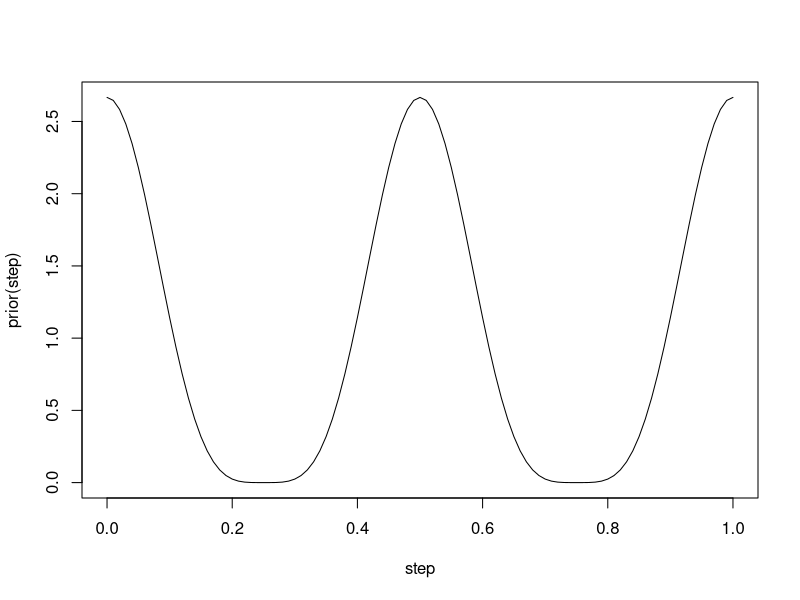
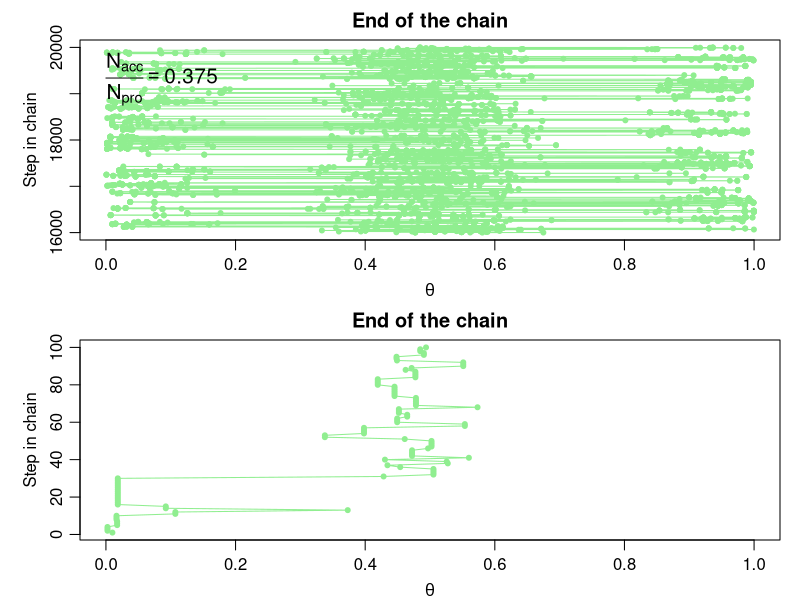
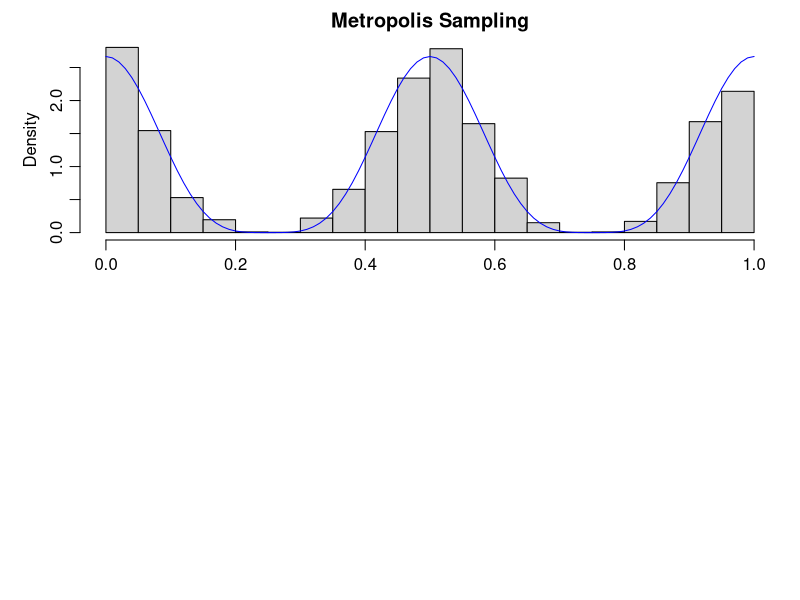
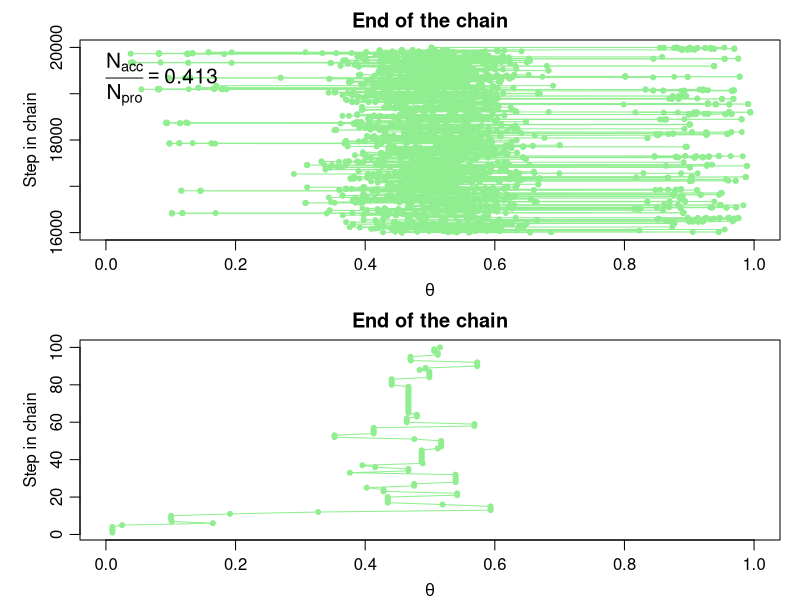
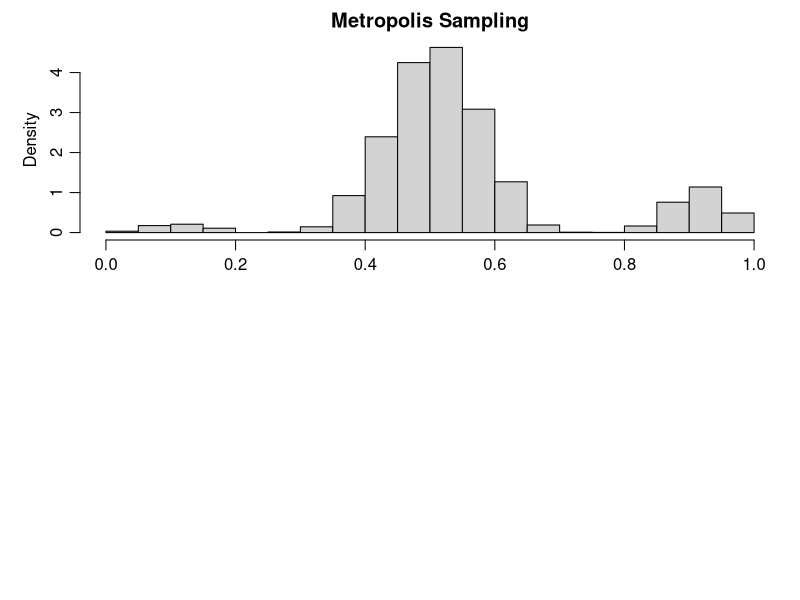
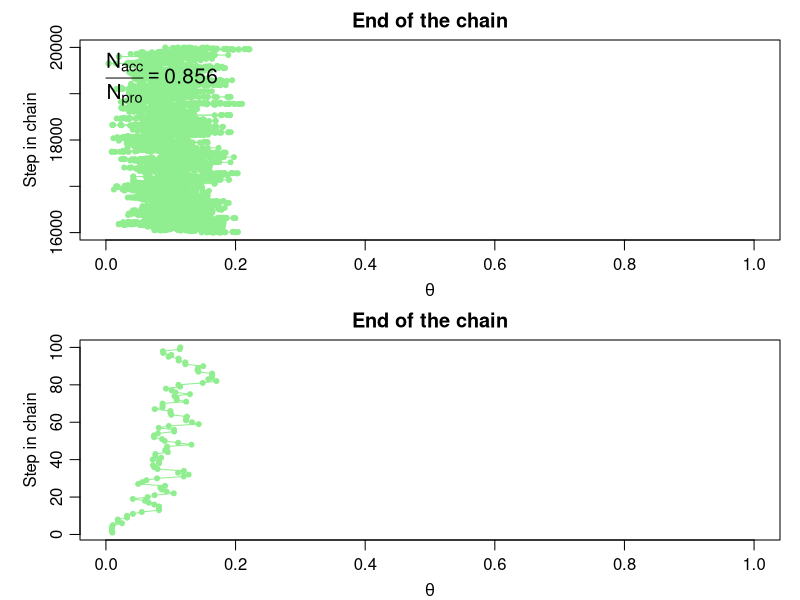
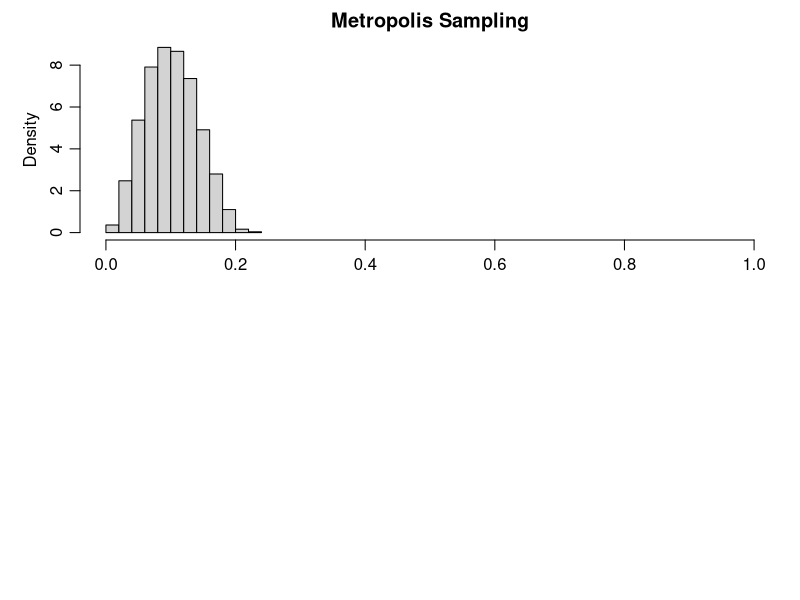
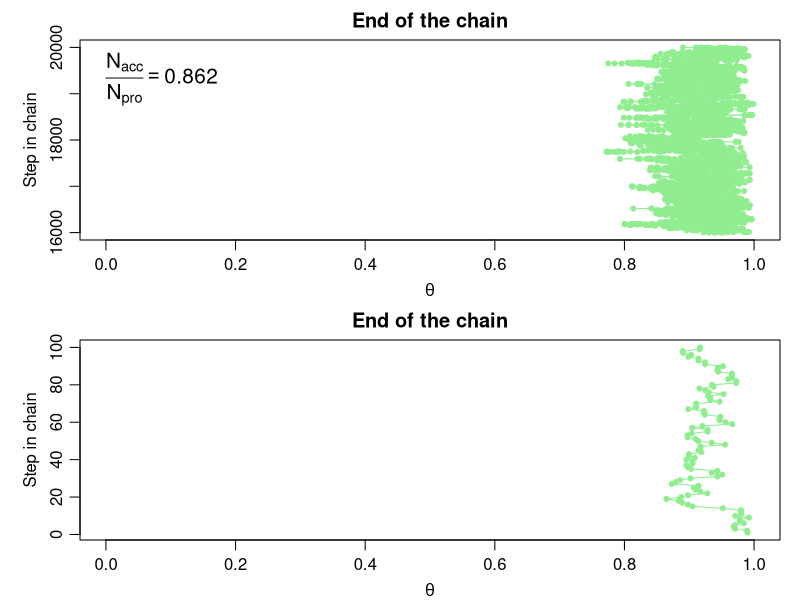

These charts were generated, in order, by the following R code:
## ---- chunk 1
knitr::opts_chunk$set(echo = TRUE)
## ---- chunk 2
prior <- function(x) {
  return (((cos(4*pi*x)+1)^2)/1.5)
}

step <- seq(0,1, by = 0.01)


plot(step, prior(step),
     type = "l")
## ---- chunk 3
my_data = c()

# Define the likelihood function
likelihood <- function(theta, data) {
  z = sum(data)
  N = length(data)
  p_data_given_theta = theta^z * (1-theta)^(N-z)
  p_data_given_theta[ theta > 1 | theta < 0 ] = 0
  return (p_data_given_theta)
}

# Prior is defined in Problem 1

# Define the relative probability of the target distribution,  
# as a function of vector theta. For our application, this 
# target distribution is the unnormalized posterior distribution.
target_rel_prob <- function(theta, data){
  rel_posterior <- likelihood(theta, data) * prior(theta)
  return (rel_posterior)
}

# Number of iterations
traj_length <- 20000
# Create trajectory vector
trajectory <- rep(0, traj_length)



# Initializaiton
trajectory[1] <- 0.01

#Burn-in index
burn_in = ceiling( 0.2 * traj_length)



n_accepted <- 0
n_rejected <- 0

#Genertate random walks
set.seed(47405)
proposal_sd <- 0.2 #standard deviation of random walks

#For the for loop, input the target density function and iteration times
#and output the trajectory
for (t in 1:(traj_length -1)){
  current_position <- trajectory[t]
  proposed_jump <- rnorm(1, mean = 0, sd = proposal_sd)
  #Compute the acceptance probability
  prob_accept <- min(1,
                     target_rel_prob(current_position + proposed_jump, my_data)/target_rel_prob(current_position, my_data))
  # Generate a random uniform value from the interval [0,1] to 
  # decide whether or not to accept the proposed jump.
  if (runif(1) < prob_accept){
    #accept the proposed jump
    trajectory[t+1] <- current_position + proposed_jump
    if (t > burn_in){n_accepted = n_accepted + 1}
  } else {
    #reject the proposed jump and stay at the same point
    trajectory[t+1] <- current_position
    if (t > burn_in) {n_rejected = n_rejected + 1  }
  }
}

#Extract the post-burn-in portion of the trajectory
accepted_traj = trajectory[ (burn_in+1) : length(trajectory) ]


## ---- chunk 4
# Visualization

# Display the chain
layout( matrix(1:2,nrow=2) ) 
par(mar=c(3,4,2,1),mgp=c(2,0.7,0))

#Trace plot, end of the trajectory
idx_to_plot <- (traj_length - burn_in):traj_length

plot(trajectory[idx_to_plot], idx_to_plot, 
     main = "End of the chain",
     xlab = bquote(theta), xlim = c(0,1), 
     ylab = "Step in chain",
     type = "o", pch = 20, col = "lightgreen", cex.lab = 1)

# Display proposal SD and acceptance ratio
text( 0.0 , traj_length , adj=c(0.0,1.1) , cex=1.25 , 
      labels = bquote( frac(N[acc],N[pro]) ==  
                         .(signif( n_accepted/(n_accepted+n_rejected) , 3 ))))

#Trace plot, start of the trajectory
idx_to_plot <- 1:100
plot(trajectory[idx_to_plot], idx_to_plot, 
     main = "End of the chain",
     xlab = bquote(theta), xlim = c(0,1), 
     ylab = "Step in chain",
     type = "o", pch = 20, col = "lightgreen", cex.lab = 1)

# Indicate burn in limit: 
if ( burn_in > 0 )  {
  abline(h=burn_in,lty="dotted") 
  text( 0.5 , burn_in+1 , "Burn In" , adj=c(0.5,1.1) ) 
}

# Posterior histogram
layout( matrix(1:2,nrow=2) ) 
par(mar=c(3,4,2,1),mgp=c(2,0.7,0)) 

idx_to_plot <- (traj_length - burn_in):traj_length

hist(trajectory[idx_to_plot], 
     freq = FALSE, breaks = 15,
     xlab = '', main = 'Metropolis Sampling', xlim = c(0, 1))

lines(step, prior(step), col = "blue")
## ---- chunk 5
my_data = c(0,1,1)

# Define the likelihood function
likelihood <- function(theta, data) {
  z = sum(data)
  N = length(data)
  p_data_given_theta = theta^z * (1-theta)^(N-z)
  p_data_given_theta[ theta > 1 | theta < 0 ] = 0
  return (p_data_given_theta)
}

# Prior is defined in Problem 1

# Define the relative probability of the target distribution,  
# as a function of vector theta. For our application, this 
# target distribution is the unnormalized posterior distribution.
target_rel_prob <- function(theta, data){
  rel_posterior <- likelihood(theta, data) * prior(theta)
  return (rel_posterior)
}

# Number of iterations
traj_length <- 20000
# Create trajectory vector
trajectory <- rep(0, traj_length)



# Initializaiton
trajectory[1] <- 0.01

#Burn-in index
burn_in = ceiling( 0.2 * traj_length)



n_accepted <- 0
n_rejected <- 0

#Genertate random walks
set.seed(47405)
proposal_sd <- 0.2 #standard deviation of random walks

#For the for loop, input the target density function and iteration times
#and output the trajectory
for (t in 1:(traj_length -1)){
  current_position <- trajectory[t]
  proposed_jump <- rnorm(1, mean = 0, sd = proposal_sd)
  #Compute the acceptance probability
  prob_accept <- min(1,
                     target_rel_prob(current_position + proposed_jump, my_data)/target_rel_prob(current_position, my_data))
  # Generate a random uniform value from the interval [0,1] to 
  # decide whether or not to accept the proposed jump.
  if (runif(1) < prob_accept){
    #accept the proposed jump
    trajectory[t+1] <- current_position + proposed_jump
    if (t > burn_in){n_accepted = n_accepted + 1}
  } else {
    #reject the proposed jump and stay at the same point
    trajectory[t+1] <- current_position
    if (t > burn_in) {n_rejected = n_rejected + 1  }
  }
}

#Extract the post-burn-in portion of the trajectory
accepted_traj = trajectory[ (burn_in+1) : length(trajectory) ]

# Visualization

# Display the chain
layout( matrix(1:2,nrow=2) ) 
par(mar=c(3,4,2,1),mgp=c(2,0.7,0))

#Trace plot, end of the trajectory
idx_to_plot <- (traj_length - burn_in):traj_length

plot(trajectory[idx_to_plot], idx_to_plot, 
     main = "End of the chain",
     xlab = bquote(theta), xlim = c(0,1), 
     ylab = "Step in chain",
     type = "o", pch = 20, col = "lightgreen", cex.lab = 1)

# Display proposal SD and acceptance ratio
text( 0.0 , traj_length , adj=c(0.0,1.1) , cex=1.25 , 
      labels = bquote( frac(N[acc],N[pro]) ==  
                         .(signif( n_accepted/(n_accepted+n_rejected) , 3 ))))

#Trace plot, start of the trajectory
idx_to_plot <- 1:100
plot(trajectory[idx_to_plot], idx_to_plot, 
     main = "End of the chain",
     xlab = bquote(theta), xlim = c(0,1), 
     ylab = "Step in chain",
     type = "o", pch = 20, col = "lightgreen", cex.lab = 1)

# Indicate burn in limit: 
if ( burn_in > 0 )  {
  abline(h=burn_in,lty="dotted") 
  text( 0.5 , burn_in+1 , "Burn In" , adj=c(0.5,1.1) ) 
}

# Posterior histogram
layout( matrix(1:2,nrow=2) ) 
par(mar=c(3,4,2,1),mgp=c(2,0.7,0)) 

idx_to_plot <- (traj_length - burn_in):traj_length

hist(trajectory[idx_to_plot], 
     freq = FALSE, breaks = 15,
     xlab = '', main = 'Metropolis Sampling', xlim = c(0, 1))


## ---- chunk 6
my_data = c(0,1,1)

# Define the likelihood function
likelihood <- function(theta, data) {
  z = sum(data)
  N = length(data)
  p_data_given_theta = theta^z * (1-theta)^(N-z)
  p_data_given_theta[ theta > 1 | theta < 0 ] = 0
  return (p_data_given_theta)
}

# Prior is defined in Problem 1

# Define the relative probability of the target distribution,  
# as a function of vector theta. For our application, this 
# target distribution is the unnormalized posterior distribution.
target_rel_prob <- function(theta, data){
  rel_posterior <- likelihood(theta, data) * prior(theta)
  return (rel_posterior)
}

# Number of iterations
traj_length <- 20000
# Create trajectory vector
trajectory <- rep(0, traj_length)



# Initializaiton
trajectory[1] <- 0.01

#Burn-in index
burn_in = ceiling( 0.2 * traj_length)



n_accepted <- 0
n_rejected <- 0

#Genertate random walks
set.seed(47405)
proposal_sd <- 0.02 #standard deviation of random walks

#For the for loop, input the target density function and iteration times
#and output the trajectory
for (t in 1:(traj_length -1)){
  current_position <- trajectory[t]
  proposed_jump <- rnorm(1, mean = 0, sd = proposal_sd)
  #Compute the acceptance probability
  prob_accept <- min(1,
                     target_rel_prob(current_position + proposed_jump, my_data)/target_rel_prob(current_position, my_data))
  # Generate a random uniform value from the interval [0,1] to 
  # decide whether or not to accept the proposed jump.
  if (runif(1) < prob_accept){
    #accept the proposed jump
    trajectory[t+1] <- current_position + proposed_jump
    if (t > burn_in){n_accepted = n_accepted + 1}
  } else {
    #reject the proposed jump and stay at the same point
    trajectory[t+1] <- current_position
    if (t > burn_in) {n_rejected = n_rejected + 1  }
  }
}

#Extract the post-burn-in portion of the trajectory
accepted_traj = trajectory[ (burn_in+1) : length(trajectory) ]


# Visualization

# Display the chain
layout( matrix(1:2,nrow=2) ) 
par(mar=c(3,4,2,1),mgp=c(2,0.7,0))

#Trace plot, end of the trajectory
idx_to_plot <- (traj_length - burn_in):traj_length

plot(trajectory[idx_to_plot], idx_to_plot, 
     main = "End of the chain",
     xlab = bquote(theta), xlim = c(0,1), 
     ylab = "Step in chain",
     type = "o", pch = 20, col = "lightgreen", cex.lab = 1)

# Display proposal SD and acceptance ratio
text( 0.0 , traj_length , adj=c(0.0,1.1) , cex=1.25 , 
      labels = bquote( frac(N[acc],N[pro]) ==  
                         .(signif( n_accepted/(n_accepted+n_rejected) , 3 ))))

#Trace plot, start of the trajectory
idx_to_plot <- 1:100
plot(trajectory[idx_to_plot], idx_to_plot, 
     main = "End of the chain",
     xlab = bquote(theta), xlim = c(0,1), 
     ylab = "Step in chain",
     type = "o", pch = 20, col = "lightgreen", cex.lab = 1)

# Indicate burn in limit: 
if ( burn_in > 0 )  {
  abline(h=burn_in,lty="dotted") 
  text( 0.5 , burn_in+1 , "Burn In" , adj=c(0.5,1.1) ) 
}

# Posterior histogram
layout( matrix(1:2,nrow=2) ) 
par(mar=c(3,4,2,1),mgp=c(2,0.7,0)) 

idx_to_plot <- (traj_length - burn_in):traj_length

hist(trajectory[idx_to_plot], 
     freq = FALSE, breaks = 15,
     xlab = '', main = 'Metropolis Sampling', xlim = c(0, 1))


## ---- chunk 7
my_data = c(0,1,1)

# Define the likelihood function
likelihood <- function(theta, data) {
  z = sum(data)
  N = length(data)
  p_data_given_theta = theta^z * (1-theta)^(N-z)
  p_data_given_theta[ theta > 1 | theta < 0 ] = 0
  return (p_data_given_theta)
}

# Prior is defined in Problem 1

# Define the relative probability of the target distribution,  
# as a function of vector theta. For our application, this 
# target distribution is the unnormalized posterior distribution.
target_rel_prob <- function(theta, data){
  rel_posterior <- likelihood(theta, data) * prior(theta)
  return (rel_posterior)
}

# Number of iterations
traj_length <- 20000
# Create trajectory vector
trajectory <- rep(0, traj_length)



# Initializaiton
trajectory[1] <- 0.99

#Burn-in index
burn_in = ceiling( 0.2 * traj_length)



n_accepted <- 0
n_rejected <- 0

#Genertate random walks
set.seed(47405)
proposal_sd <- 0.02 #standard deviation of random walks

#For the for loop, input the target density function and iteration times
#and output the trajectory
for (t in 1:(traj_length -1)){
  current_position <- trajectory[t]
  proposed_jump <- rnorm(1, mean = 0, sd = proposal_sd)
  #Compute the acceptance probability
  prob_accept <- min(1,
                     target_rel_prob(current_position + proposed_jump, my_data)/target_rel_prob(current_position, my_data))
  # Generate a random uniform value from the interval [0,1] to 
  # decide whether or not to accept the proposed jump.
  if (runif(1) < prob_accept){
    #accept the proposed jump
    trajectory[t+1] <- current_position + proposed_jump
    if (t > burn_in){n_accepted = n_accepted + 1}
  } else {
    #reject the proposed jump and stay at the same point
    trajectory[t+1] <- current_position
    if (t > burn_in) {n_rejected = n_rejected + 1  }
  }
}

#Extract the post-burn-in portion of the trajectory
accepted_traj = trajectory[ (burn_in+1) : length(trajectory) ]


# Visualization

# Display the chain
layout( matrix(1:2,nrow=2) ) 
par(mar=c(3,4,2,1),mgp=c(2,0.7,0))

#Trace plot, end of the trajectory
idx_to_plot <- (traj_length - burn_in):traj_length

plot(trajectory[idx_to_plot], idx_to_plot, 
     main = "End of the chain",
     xlab = bquote(theta), xlim = c(0,1), 
     ylab = "Step in chain",
     type = "o", pch = 20, col = "lightgreen", cex.lab = 1)

# Display proposal SD and acceptance ratio
text( 0.0 , traj_length , adj=c(0.0,1.1) , cex=1.25 , 
      labels = bquote( frac(N[acc],N[pro]) ==  
                         .(signif( n_accepted/(n_accepted+n_rejected) , 3 ))))

#Trace plot, start of the trajectory
idx_to_plot <- 1:100
plot(trajectory[idx_to_plot], idx_to_plot, 
     main = "End of the chain",
     xlab = bquote(theta), xlim = c(0,1), 
     ylab = "Step in chain",
     type = "o", pch = 20, col = "lightgreen", cex.lab = 1)

# Indicate burn in limit: 
if ( burn_in > 0 )  {
  abline(h=burn_in,lty="dotted") 
  text( 0.5 , burn_in+1 , "Burn In" , adj=c(0.5,1.1) ) 
}

# Posterior histogram
layout( matrix(1:2,nrow=2) ) 
par(mar=c(3,4,2,1),mgp=c(2,0.7,0)) 

idx_to_plot <- (traj_length - burn_in):traj_length

hist(trajectory[idx_to_plot], 
     freq = FALSE, breaks = 15,
     xlab = '', main = 'Metropolis Sampling', xlim = c(0, 1))


